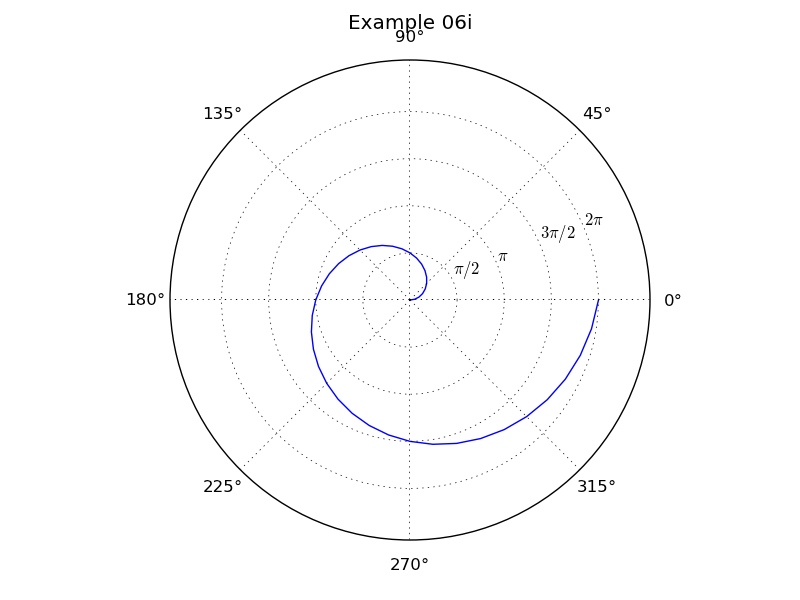

The script that saved this image:
import matplotlib.pyplot as pyplot
import plotdata

pyplot.axes(polar=True)

t = plotdata.data06t
r = plotdata.data06r

# ylim() sets the upper r value.
pyplot.ylim(ymax=8.0)
pyplot.rgrids([1.57, 3.14, 4.71, 6.28], labels=['$\pi/2$', '$\pi$', '$3\pi/2$', '$2\pi$'])

pyplot.polar(t,r)

pyplot.title('Example 06i')
pyplot.savefig('example06i.png')

